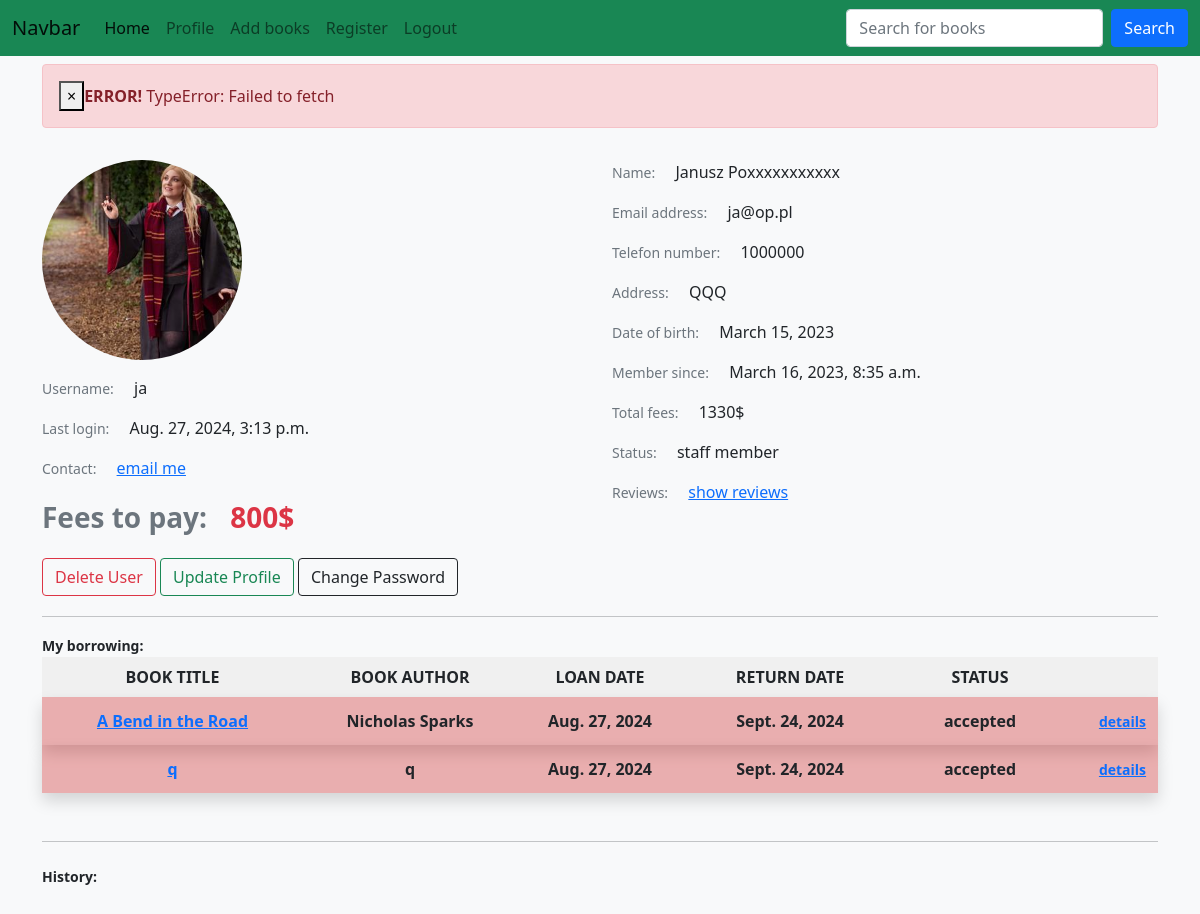
Page /users/profile/1/ (signed in) on the committed database.
### users/models.py (models this page shows, shortened)
class User(AbstractUser):
    staff_member = models.BooleanField(default=False, blank=True)
    born = models.DateField(null=True, blank=True)
    address = models.TextField(max_length=511)
    profile_picture = models.ImageField(default='default.jpeg', upload_to='profile_pictures')
    telefon_number = models.CharField(max_length=9)
    email = models.EmailField(unique=True)

### library/models.py (models this page shows, shortened)
class Loan(models.Model):
    STATUS_CHOICES = (('accepted', 'accepted'), ('pending', 'pending'))
    book = models.OneToOneField(Book, related_name='loan', on_delete=models.CASCADE)
    user = models.ForeignKey(User, related_name='borrowing', on_delete=models.CASCADE)
    loan_date = models.DateField(null=True, blank=True)
    return_date = models.DateField(null=True, blank=True)
    status = models.CharField(max_length=10, choices=STATUS_CHOICES, default='pending')
    can_renew = models.BooleanField(default=False)
    @property
    def is_overdue(self):
        if self.status == 'accepted':
            now = datetime.date.today()
            if self.return_date < now:
                return True
        return False
    @property
    def fee(self):
        if self.is_overdue:
            now = datetime.date.today()
            delta = now - self.return_date
            f = (delta.days // 14 + 1) * 10
            return f
        return 0

class Book(models.Model):
    isbn = models.IntegerField(unique=True)
    title = models.CharField(max_length=256)
    author = models.CharField(max_length=256)
    description = models.TextField(
        default='''Lorem ipsum dolor sit amet, consectetur adipiscing elit. Aliquam tortor mauris, maximus semper volutpat vitae, varius placerat dui. Nunc consequat dictum est, at vestibulum est hendrerit at. Mauris suscipit neque ultrices nisl interdum accumsan. Sed euismod, ligula eget tristique semper, lectus est pellentesque dui, sit amet rhoncus leo mi nec orci. Curabitur hendrerit, est in ultricies interdum, lacus lacus aliquam mauris, vel vestibulum magna nisl id arcu. Cras luctus tellus ac convallis venenatis. Cras consequat tempor tincidunt. Proin ultricies purus mauris, non tempor turpis mollis id. Nam iaculis risus mauris, quis ornare neque semper vel.'''
    )
    year = models.IntegerField()
    class Meta:
        ordering = ['title']

### users/views.py (the view, shortened to what this page needs)
# urls.py: path('profile/<int:pk>/', user_views.User_Detail_View.as_view(), name='profile'),
class User_Detail_View(LoginRequiredMixin, DetailView):
    queryset = User.objects.all()
    def get_context_data(self, **kwargs):
        context = super().get_context_data(**kwargs)
        user = kwargs.get('object')
        fees_to_pay = sum([i.fee for i in user.borrowing.all()])
        paid_fees = user.history_borrowing.aggregate(fees=Sum('fee')).get('fees')
        if not paid_fees:
            paid_fees = 0
        context['fees_to_pay'] = fees_to_pay
        context['total_fees'] = paid_fees + fees_to_pay
        return context

### users/templates/users/user_detail.html (shortened to what this page needs)
{% extends 'library/layout.html'%}
{% load static %}
{% block body %}
<div class="row">
  <div id="alertContainer" class="col">
  </div>
</div>
<div class="row">
  <div class="col-md-6 mt-3 ">
    <div class="">
      <p><a href="{{object.profile_picture.url}}"><img src="{{object.profile_picture.url}}" class="rounded-circle imgProfile"  alt="User's image"></a></p>
      <p><small class="me-3 text-muted">Username:</small> {{object.username}} </p>
      <p><small class="me-3 text-muted">Last login:</small> {{object.last_login|default_if_none:"User hasn't logged yet."}} </p>
      <p><small class="me-3 text-muted">Contact:</small> <a href="{% url 'emails:email_compose' %}">email me</a> </p>
      {% if fees_to_pay %}
        <p class="fs-3 fw-bold text-danger"><span class="me-3  text-muted">Fees to pay:</span> <span id="fee">{{fees_to_pay}}$</span></p>
      {% endif %}
      {% if request.user.staff_member %}
        <a href="{% url 'users:delete' object.pk%}"><button class="btn btn-outline-danger my-1">Delete User</button></a>
        <a href="{% url 'users:update' object.pk %}"><button class="btn btn-outline-success my-1">Update Profile</button></a>
      {% endif %}
      {% if object == request.user %}
        <a href="{% url 'users:password_change' %}"><button class="btn btn-outline-dark my-1">Change Password</button></a>
      {% endif %}
    </div>
  </div>
    <div class="col-md-6 mt-5 mt-md-3">
      <div class="">
        {% if request.user.staff_member or object == request.user %}
          <p><small class="me-3 text-muted">Name:</small> {{object.first_name}} {{object.last_name}}</p>
          <p><small class="me-3 text-muted">Email address:</small> {{object.email}} </p>
          <p><small class="me-3 text-muted">Telefon number:</small> {{object.telefon_number}} </p>
          <p><small class="me-3 text-muted">Address:</small> {{object.address}} </p>
          <p><small class="me-3 text-muted">Date of birth:</small> {{object.born}} </p>
          <p><small class="me-3 text-muted">Member since:</small> {{object.date_joined}} </p>
            <p><small class="me-3 text-muted">Total fees:</small> {{total_fees}}$ </p>
          <p><small class="me-3 text-muted">Status:</small>
            {% if object.staff_member %}
              staff member
            {% else %}
              user
            {% endif %}
         </p>
         <p><small class="me-3 text-muted">Reviews:</small> <a href="{% url 'library:user_reviews' object.pk %}">show reviews</a> </p>
        {% endif %}
      </div>
    </div>
</div>
<hr class="my-3">
<div class="row">
  <div class="col">
    <small class="fw-bold">My borrowing:</small>
    <div id="loanListContainer">
      <div class="itemsHeader">
        <div class="row">
          <div class="col-md-3">
            <p class="m-0 p-2">BOOK TITLE</p>
          </div>
          <div class="col-md-2">
            <p class="m-0 p-2">BOOK AUTHOR</p>
          </div>
          <div class="col-md-2">
            <p class="m-0 p-2">LOAN DATE</p>
          </div>
          <div class="col-md-2">
            <p class="m-0 p-2">RETURN DATE</p>
          </div>
          <div class="col-md-2">
            <p class="m-0 p-2">STATUS</p>
          </div>
          <div class="col-md-1">
          </div>
        </div>
      </div>
      {% for loan in user.borrowing.all  %}
        {% if loan.is_overdue %}
          <div class="shadow py-3 py-md-1 text-center bgOverdue">
            <div class="row ">
              <div class="col-md-3">
                <p class="p-2 m-0"><a href="{% url 'library:book_details' loan.book.pk %}">{{loan.book.title}}</a></p>
              </div>
              <div class="col-md-2">
                <p class="p-2 m-0">{{loan.book.author}}</p>
              </div>
              <div class="col-md-2">
                <p class="p-2 m-0">{{loan.loan_date}}</p>
              </div>
              <div class="col-md-2">
                <p class="p-2 m-0">{{loan.return_date}}</p>
              </div>
              <div class="col-md-2">
                <p class="p-2 m-0">{{loan.status}}</p>
              </div>
              <div class="col-md-1">
                <p class="p-2 m-0"><a href="{% url 'library:loan_details' loan.pk %}"><small>details</small></a></p>
              </div>
            </div>
          </div>
        {% endif %}
        {% empty%}
          <h6 class="m-4">The user doesn't have any borrowed books at the moment.</h6>
      {% endfor %}
    </div>
    <hr class="mt-5 mb-4">
    <small class="d-block fw-bold">History:</small>
  </div>
</div>
{% endblock %}

### library/templates/library/layout.html (shortened to what this page needs)
{% load static %}
<!DOCTYPE html>
<html lang="en">
  <head>
    <link href="https://cdn.jsdelivr.net/npm/bootstrap@5.0.2/dist/css/bootstrap.min.css" rel="stylesheet">
    <link rel="stylesheet" href="{% static 'library/styles.css' %}">
  </head>
  <body class="bg-light">
    <nav class="navbar navbar-expand-lg navbar-light bg-success">
    <div class="container-fluid">
    <a class="navbar-brand" href="#">Navbar</a>
    <div class="collapse navbar-collapse" id="navbarTogglerDemo02">
      <ul class="navbar-nav me-auto mb-2 mb-lg-0">
        <li class="nav-item">
          <a class="nav-link active" aria-current="page" href="{% url 'library:home' %}">Home</a>
        </li>
        {% if request.user.is_authenticated %}
          <li class="nav-item">
            <a class="nav-link" href="{% url 'users:profile' request.user.pk %}">Profile</a>
          </li>
          {% if request.user.staff_member %}
            <li class="nav-item">
              <a class="nav-link" href="{% url 'library:add_book' %}">Add books</a>
            </li>
            <li class="nav-item">
              <a class="nav-link" href="{% url 'users:registration' %}">Register</a>
            </li>
          {% endif %}
          <li class="nav-item">
            <a class="nav-link" href="{% url 'users:logout' %}">Logout</a>
          </li>
        {% else %}
          <li class="nav-item">
            <a class="nav-link" href="{% url 'users:login' %}">Login</a>
          </li>
        {% endif %}
      </ul>
        <form class="d-flex" method="get" action="{% url 'library:search' %}">
          <input class="form-control me-2" type="search" placeholder="Search for books" aria-label="Search" name="q">
          <button class="btn btn-primary" type="submit">Search</button>
        </form>
      </div>
    </div>
  </nav>
    <div id="container" class="container pt-2">
      {% block body %}
      {% endblock %}
    </div>
  </body>
</html>

### library/static/library/styles.css (style rules this page uses)
.bgOverdue { background-color: rgba(200, 0, 0, 0.3); font-weight:600; }
.imgProfile { width: 200px; max-height: 300px; }
.itemsHeader { background-color: rgb(240, 240, 240); font-weight: bold; text-align: center; }

### rows in the picture
User: profile_picture (picture), username "ja", last_login "Aug. 27, 2024, 3:13 p.m.", first_name "Janusz", last_name "Poxxxxxxxxxxx", email "ja@op.pl", telefon_number "1000000", address "QQQ", born "March 15, 2023", date_joined "March 16, 2023, 8:35 a.m."
Loan: book "A Bend in the Road", book.author "Nicholas Sparks", loan_date "Aug. 27, 2024", return_date "Sept. 24, 2024", status "accepted"
Loan: book "q", book.author "q", loan_date "Aug. 27, 2024", return_date "Sept. 24, 2024", status "accepted"

### other values in the picture
{{ fees_to_pay }} "800"
{{ total_fees }} "1330"
